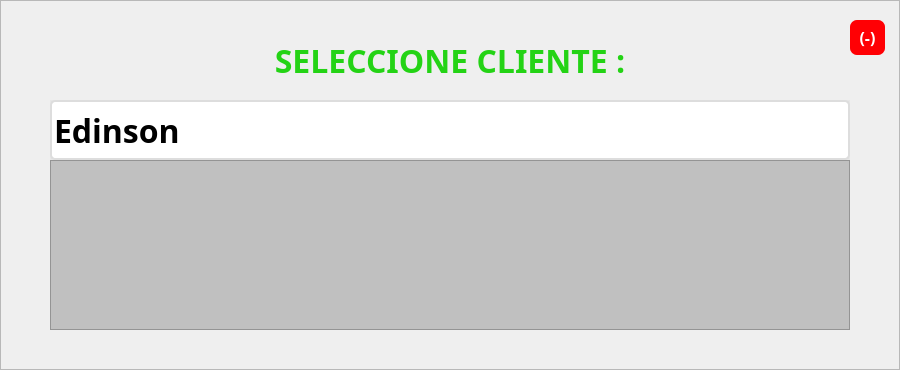
    <widget class="QFrame" name="frmCambiarPesadaCliente">
     <property name="geometry">
      <rect>
       <x>510</x>
       <y>355</y>
       <width>900</width>
       <height>370</height>
      </rect>
     </property>
     <property name="styleSheet">
      <string notr="true">#frmCambiarPesadaCliente{background-color: rgb(255, 255, 255);
color: rgb(0, 0, 0);
border:none;
border-radius: 10px;
border: 2px solid #D9D9D9;}</string>
     </property>
     <property name="frameShape">
      <enum>QFrame::StyledPanel</enum>
     </property>
     <property name="frameShadow">
      <enum>QFrame::Raised</enum>
     </property>
     <widget class="QLabel" name="lblAlertaTituloCambiarPesada">
      <property name="geometry">
       <rect>
        <x>50</x>
        <y>40</y>
        <width>800</width>
        <height>41</height>
       </rect>
      </property>
      <property name="font">
       <font>
        <family>Poppins</family>
        <pointsize>24</pointsize>
        <weight>75</weight>
        <bold>true</bold>
       </font>
      </property>
      <property name="styleSheet">
       <string notr="true">color: #24D315</string>
      </property>
      <property name="text">
       <string>SELECCIONE CLIENTE :</string>
      </property>
      <property name="alignment">
       <set>Qt::AlignCenter</set>
      </property>
     </widget>
     <widget class="QLabel" name="lblTextoCambiarPesadaCliente">
      <property name="geometry">
       <rect>
        <x>50</x>
        <y>180</y>
        <width>500</width>
        <height>131</height>
       </rect>
      </property>
      <property name="font">
       <font>
        <family>Poppins Medium</family>
        <pointsize>16</pointsize>
        <weight>50</weight>
        <bold>false</bold>
       </font>
      </property>
      <property name="styleSheet">
       <string notr="true">color: rgb(0, 0, 0);</string>
      </property>
      <property name="text">
       <string>Cliente : Edinson 
Peso : 24 Kg. 
Cantidad : 24</string>
      </property>
      <property name="alignment">
       <set>Qt::AlignLeading|Qt::AlignLeft|Qt::AlignVCenter</set>
      </property>
      <property name="wordWrap">
       <bool>true</bool>
      </property>
     </widget>
     <widget class="QLineEdit" name="txtCodigoClienteCambiarPesada">
      <property name="geometry">
       <rect>
        <x>50</x>
        <y>100</y>
        <width>800</width>
        <height>60</height>
       </rect>
      </property>
      <property name="font">
       <font>
        <family>Poppins</family>
        <pointsize>24</pointsize>
        <weight>75</weight>
        <bold>true</bold>
       </font>
      </property>
      <property name="cursor">
       <cursorShape>IBeamCursor</cursorShape>
      </property>
      <property name="styleSheet">
       <string notr="true">border-radius: 5px;
border: 2px solid #DDD;</string>
      </property>
      <property name="text">
       <string>Edinson</string>
      </property>
      <property name="alignment">
       <set>Qt::AlignLeading|Qt::AlignLeft|Qt::AlignVCenter</set>
      </property>
      <property name="placeholderText">
       <string>  Buscar Cliente</string>
      </property>
     </widget>
     <widget class="QListWidget" name="lwListaClientesCambiarPesada">
      <property name="enabled">
       <bool>true</bool>
      </property>
      <property name="geometry">
       <rect>
        <x>50</x>
        <y>160</y>
        <width>800</width>
        <height>170</height>
       </rect>
      </property>
      <property name="font">
       <font>
        <family>Poppins Medium</family>
        <pointsize>18</pointsize>
       </font>
      </property>
      <property name="styleSheet">
       <string notr="true">background-color: rgb(192, 192, 192);
color: rgb(255, 255, 255);</string>
      </property>
     </widget>
     <widget class="QPushButton" name="btnCambiarClienteFrmCambiarPesadaCliente">
      <property name="geometry">
       <rect>
        <x>600</x>
        <y>180</y>
        <width>250</width>
        <height>50</height>
       </rect>
      </property>
      <property name="font">
       <font>
        <family>Poppins</family>
        <pointsize>14</pointsize>
        <weight>75</weight>
        <bold>true</bold>
       </font>
      </property>
      <property name="cursor">
       <cursorShape>PointingHandCursor</cursorShape>
      </property>
      <property name="styleSheet">
       <string notr="true">background-color: rgb(234, 29, 49);
color: rgb(255, 255, 255);
border:none;
border-radius: 5px;</string>
      </property>
      <property name="text">
       <string>Cambiar Cliente (+)</string>
      </property>
     </widget>
     <widget class="QPushButton" name="btnAceptarFrmCambiarPesadaCliente">
      <property name="geometry">
       <rect>
        <x>600</x>
        <y>260</y>
        <width>250</width>
        <height>50</height>
       </rect>
      </property>
      <property name="font">
       <font>
        <family>Poppins</family>
        <pointsize>14</pointsize>
        <weight>75</weight>
        <bold>true</bold>
       </font>
      </property>
      <property name="cursor">
       <cursorShape>PointingHandCursor</cursorShape>
      </property>
      <property name="styleSheet">
       <string notr="true">background-color: rgb(36, 211, 21);
color: rgb(255, 255, 255);
border:none;
border-radius: 5px;</string>
      </property>
      <property name="text">
       <string>Aceptar (F9)</string>
      </property>
      <property name="flat">
       <bool>false</bool>
      </property>
     </widget>
     <widget class="QPushButton" name="btnCerrarFrmAlertaCambiarPesada">
      <property name="geometry">
       <rect>
        <x>850</x>
        <y>20</y>
        <width>35</width>
        <height>35</height>
       </rect>
      </property>
      <property name="font">
       <font>
        <family>Poppins</family>
        <pointsize>12</pointsize>
        <weight>75</weight>
        <bold>true</bold>
       </font>
      </property>
      <property name="cursor">
       <cursorShape>PointingHandCursor</cursorShape>
      </property>
      <property name="styleSheet">
       <string notr="true">background-color: rgb(255, 0, 4);
color: rgb(255, 255, 255);
border:none;
border-radius: 7px;</string>
      </property>
      <property name="text">
       <string>(-)</string>
      </property>
     </widget>
     <widget class="QLabel" name="txtNombreClienteCambiarPesada">
      <property name="geometry">
       <rect>
        <x>50</x>
        <y>100</y>
        <width>800</width>
        <height>60</height>
       </rect>
      </property>
      <property name="font">
       <font>
        <family>Poppins</family>
        <pointsize>24</pointsize>
        <weight>75</weight>
        <bold>true</bold>
       </font>
      </property>
      <property name="styleSheet">
       <string notr="true">color: rgb(41, 74, 117);
background-color: rgb(230, 230, 230);
padding-left: 5px;</string>
      </property>
      <property name="text">
       <string>Nombre</string>
      </property>
     </widget>
     <zorder>lblAlertaTituloCambiarPesada</zorder>
     <zorder>btnCerrarFrmAlertaCambiarPesada</zorder>
     <zorder>btnAceptarFrmCambiarPesadaCliente</zorder>
     <zorder>btnCambiarClienteFrmCambiarPesadaCliente</zorder>
     <zorder>lblTextoCambiarPesadaCliente</zorder>
     <zorder>lwListaClientesCambiarPesada</zorder>
     <zorder>txtNombreClienteCambiarPesada</zorder>
     <zorder>txtCodigoClienteCambiarPesada</zorder>
    </widget>
